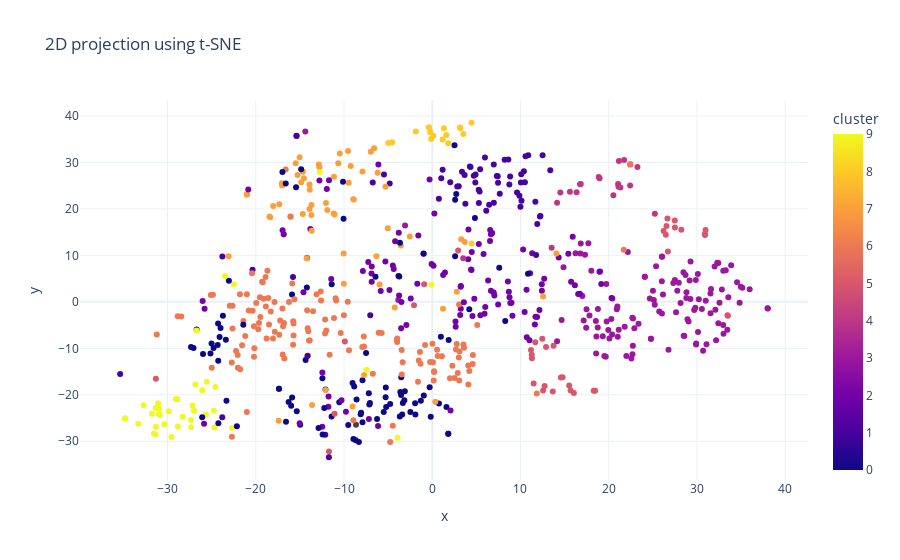

Notebook cell for this chart:
### Code cell
fig = px.scatter(projection, x='x', y='y', color='cluster', hover_data=['x', 'y', 'genres'],
     title="2D projection using t-SNE",template = "plotly_white")
fig.show()

### Figure 1 — Plotly figure (JSON) as saved in the notebook; plotly's stock layout.template omitted (floating-point values rounded to 4 significant figures; data arrays with more than 128 entries replaced by an {"elided": "..."} marker saying what was removed)
{"data": [{"customdata": {"elided": "699x1 str values"}, "hovertemplate": "x=%{x}<br>y=%{y}<br>genres=%{customdata[0]}<br>cluster=%{marker.color}<extra></extra>", "legendgroup": "", "marker": {"color": {"elided": "699 int values"}, "coloraxis": "coloraxis", "symbol": "circle"}, "mode": "markers", "name": "", "orientation": "v", "showlegend": false, "type": "scatter", "x": {"elided": "699 float values"}, "xaxis": "x", "y": {"elided": "699 float values"}, "yaxis": "y"}], "layout": {"coloraxis": {"colorbar": {"title": {"text": "cluster"}}, "colorscale": [[0, "#0d0887"], [0.1111, "#46039f"], [0.2222, "#7201a8"], [0.3333, "#9c179e"], [0.4444, "#bd3786"], [0.5556, "#d8576b"], [0.6667, "#ed7953"], [0.7778, "#fb9f3a"], [0.8889, "#fdca26"], [1, "#f0f921"]]}, "legend": {"tracegroupgap": 0}, "title": {"text": "2D projection using t-SNE"}, "xaxis": {"anchor": "y", "domain": [0, 1], "title": {"text": "x"}}, "yaxis": {"anchor": "x", "domain": [0, 1], "title": {"text": "y"}}}}
